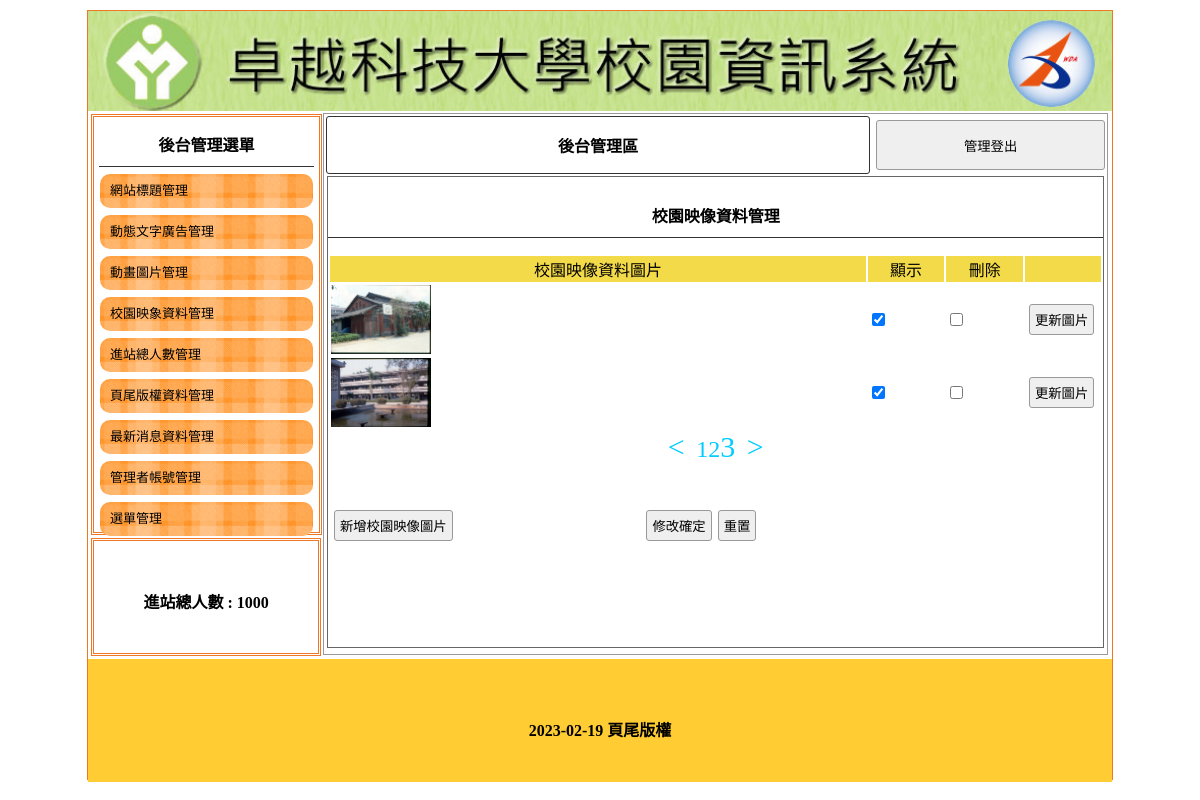
The page /admin.php?do=image&p=3 on the database its author committed.
### tables this page shows
CREATE TABLE `title` (
  `id` int(10) UNSIGNED NOT NULL,
  `img` text NOT NULL,
  `text` text NOT NULL,
  `sh` int(1) UNSIGNED NOT NULL DEFAULT 0
);

CREATE TABLE `total` (
  `id` int(10) UNSIGNED NOT NULL,
  `text` text NOT NULL
);

CREATE TABLE `image` (
  `id` int(10) UNSIGNED NOT NULL,
  `img` text NOT NULL,
  `sh` int(1) UNSIGNED NOT NULL DEFAULT 1
);

CREATE TABLE `bottom` (
  `id` int(10) UNSIGNED NOT NULL,
  `text` text NOT NULL
);

### api/base.php (called while the page is built, shortened)
<?php
class DB {
    protected $dns="mysql:host=localhost;charset=utf8;dbname=web20;";
    protected $pdo;
    protected $table;
    public function __construct($table)
    {
        $this->pdo=new PDO($this->dns,'root','');
        $this->table=$table;
    }
    public function all(...$args){
        $sql="SELECT * FROM `$this->table` ";
        if(isset($args[0])){
            if(is_array($args[0])){
                $sql.=" WHERE ".join(" AND ",$this->arrToSql($args[0]));
            }else{
                $sql.=$args[0];
            }
        }
        return $this->pdo->query($sql)->fetchAll(PDO::FETCH_ASSOC);
    }
    public function find($id){
        $sql="SELECT * FROM `$this->table` ";
        if(is_array($id)){
            $sql.=" WHERE ".join(" AND ",$this->arrToSql($id));
        }else{
            $sql.=" WHERE `id`='$id'";
        }
        return $this->pdo->query($sql)->fetch(PDO::FETCH_ASSOC);
    }
    public function count($arg){
        return $this->mathSql('COUNT','*',$arg);
    }
    private function arrToSql($arr){
        $res=[];
        foreach($arr as $key=>$val){
            $res[]="`$key`='$val'";
        }
        return $res;
    }
    private function mathSql($math,$col,$arg){
        $sql="SELECT $math($col) FROM `$this->table` ";
        return $this->pdo->query($sql)->fetchColumn();
    }
}
$Total=new DB('total');
$Title=new DB('title');
$Bottom=new DB('bottom');
?>

### admin.php (the view, shortened to what this page needs)
<?php
include_once "./api/base.php";
?>
<!DOCTYPE html
	PUBLIC "-//W3C//DTD XHTML 1.0 Transitional//EN" "http://www.w3.org/TR/xhtml1/DTD/xhtml1-transitional.dtd">
<html xmlns="http://www.w3.org/1999/xhtml">
<head>
	<link href="./css/css.css" rel="stylesheet" type="text/css">
</head>
<body>
	<div id="main">
		<a title="<?=$Title->find(['sh'=>1])['text']?>" href="index.php">
			<div class="ti" style="background:url('./upload/<?=$Title->find(['sh'=>1])['img']?>'); background-size:cover;"></div>
		</a>
		<div id="ms">
			<div id="lf" style="float:left;">
				<div id="menuput" class="dbor">
					<span class="t botli">後台管理選單</span>
					<a style="color:#000; font-size:13px; text-decoration:none;"
						href="?do=title">
						<div class="mainmu">
							網站標題管理 </div>
					</a>
					<a style="color:#000; font-size:13px; text-decoration:none;" href="?do=ad">
						<div class="mainmu">
							動態文字廣告管理 </div>
					</a>
					<a style="color:#000; font-size:13px; text-decoration:none;" href="?do=mvim">
						<div class="mainmu">
							動畫圖片管理 </div>
					</a>
					<a style="color:#000; font-size:13px; text-decoration:none;" href="?do=image">
						<div class="mainmu">
							校園映象資料管理 </div>
					</a>
					<a style="color:#000; font-size:13px; text-decoration:none;" href="?do=total">
						<div class="mainmu">
							進站總人數管理 </div>
					</a>
					<a style="color:#000; font-size:13px; text-decoration:none;" href="?do=bottom">
						<div class="mainmu">
							頁尾版權資料管理 </div>
					</a>
					<a style="color:#000; font-size:13px; text-decoration:none;" href="?do=news">
						<div class="mainmu">
							最新消息資料管理 </div>
					</a>
					<a style="color:#000; font-size:13px; text-decoration:none;" href="?do=admin">
						<div class="mainmu">
							管理者帳號管理 </div>
					</a>
					<a style="color:#000; font-size:13px; text-decoration:none;" href="?do=menu">
						<div class="mainmu">
							選單管理 </div>
					</a>
				</div>
				<div class="dbor" style="margin:3px; width:95%; height:20%; line-height:100px;">
					<span class="t">進站總人數 :
					<?=$Total->find(1)['text']?></span>
				</div>
			</div>
			<div class="di"
				style="height:540px; border:#999 1px solid; width:76.5%; margin:2px 0px 0px 0px; float:left; position:relative; left:20px;">
				<table width="100%">
					<tbody>
						<tr>
							<td style="width:70%;font-weight:800; border:#333 1px solid; border-radius:3px;"
								class="cent"><a href="?do=admin" style="color:#000; text-decoration:none;">後台管理區</a>
							</td>
							<td><button onclick="document.cookie='user=';location.replace('index.php')"
									style="width:99%; margin-right:2px; height:50px;">管理登出</button></td>
						</tr>
					</tbody>
				</table>
<?php
$do=$_GET['do']??'title';
$file="./admin/$do.php";
if(file_exists($file)){
	include $file;
}else{
	include "./admin/title.php";
}
?>
			</div>
		</div>
		<div
			style="width:1024px; left:0px; position:relative; background:#FC3; margin-top:4px; height:123px; display:block;">
			<span class="t" style="line-height:123px;"><?=$Bottom->find(1)['text']?></span>
		</div>
	</div>
</body>
</html>

### admin/image.php (shortened to what this page needs)
<div style="width:99%; height:87%; margin:auto; overflow:auto; border:#666 1px solid;">
					<p class="t cent botli">校園映像資料管理</p>
					<form method="post"  action="./api/edit.php">
						<table width="100%">
							<tbody>
								<tr class="yel">
									<td width="60%">校園映像資料圖片</td>
									<td width="10%">顯示</td>
									<td width="10%">刪除</td>
									<td></td>
								</tr>
								<?php
								$table='Image';
								$direct=strtolower($table);
								$div=3;
								$all=ceil($$table->count(1)/$div);
								$act=$_GET['p']??1;
								$prev=$act-1;
								$next=$act+1;
								$start=($act-1)*$div;
								$rows=$$table->all(" LIMIT $start,$div");
								foreach($rows as $row){
									?>
									<tr>
									<td width="70%">
										<img src="./upload/<?=$row['img']?>" alt="" style="width:100px;">
									</td>
									<td width="10%">
										<input type="checkbox" name="sh[]" value="<?=$row['id']?>" <?=$row['sh']==1?'checked':'';?>>
									</td>
									<td width="10%">
										<input type="checkbox" name="del[]" value="<?=$row['id']?>">
									</td>
									<td>
									<input type="button"
											onclick="op('#cover','#cvr','./modal/update.php?table=<?=$table?>&id=<?=$row['id']?>')"
											value="更新圖片">
									</td>
								</tr>
									<?php
								}
								?>
							</tbody>
						</table>
					<div style="text-align:center;">
						<a class="bl" style="font-size:30px;" href="?do=<?=$direct?>&p=<?=$prev?>">&lt;&nbsp;</a>
						<?php
						for ($i=1; $i <=$all ; $i++) {
							$size=$i==$act?'30px':'24px';
							echo "<a class='bl' style='font-size:$size;' href='?do=$direct&p=$i'>$i</a>";
						}
						?>
						<a class="bl" style="font-size:30px;" href="?do=<?=$direct?>&p=<?=$next?>">&nbsp;&gt;</a>
					</div>
						<table style="margin-top:40px; width:70%;">
							<tbody>
								<tr>
									<td width="200px"><input type="button"
											onclick="op('#cover','#cvr','./modal/<?=$direct?>.php')"
											value="新增校園映像圖片"></td>
									<td class="cent"><input type="submit" value="修改確定"><input type="reset" value="重置">
									</td>
								</tr>
							</tbody>
						</table>
					</form>
				</div>

### css/css.css (style rules this page uses)
body { padding:0px; margin:0px; }
#main { width:1024px; height:768px; margin:10px auto 10px auto; border:#EE7728 1px solid; position:relative; }
.ti { width:100%; height:100px; position:relative; background-size:cover; background-repeat:no-repeat; }
.dbor { border:#EE7728 double 3px; margin:1px; padding:2px 10px 2px 10px; }
.t { font-weight:800; display:block; text-align:center; padding:10px 1px 10px 1px; }
.botli { border-bottom:#333 1px solid; }
.mainmu { position:relative; border-radius:10px; background:url(../icon/menu.fw.png) center no-repeat; background-size:cover; line-height:30px; padding:2px 10px 2px 10px; margin:7px 1px 7px 1px; }
#lf { height:540px; width:21%; display:inline-block; }
#menuput { width:100%; height:75%; position:relative; padding:5px; display:block; margin: 3px; }
.di { display:inline-block; }
.cent { text-align:center; }
input,button { border:#999 1px solid; border-radius:3px; background:#EFEFEF; padding:5px; margin:3px; }
.yel td { background:#F3DA49; text-align:center; }
.bl { color:#0CF; cursor:pointer; text-decoration:none; }
a { text-decoration: none; }
img { display: block; }

### rows shown on the page
title: img (picture)
total: text "1000"
image: img (picture), sh "☑"
image: img (picture), sh "☑"
bottom: text "2023-02-19 頁尾版權"
